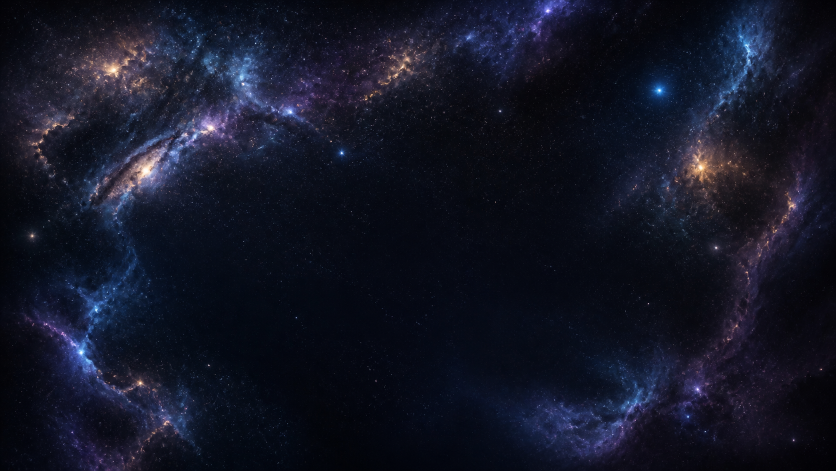
#> input picture assets/new-tab/source-v5/orbit-deep-space-source-v5.png, 1672 x 941 px (shown at 1/2 size)
$ python Build-NewTabV5Assets.py
#> lines starting #> are read from the running program, lines starting #| are printed output that depends on the picture
"""Build deterministic Orbit New Tab v5 raster assets.

The checked-in source PNGs are original project-bound ImageGen outputs. This
builder produces one high-resolution scene base, one compact transparent 2x2
celestial-elements atlas, and two normalized 4x4 stellar animation atlases.
It removes disconnected alpha debris, recenters and radius-normalizes each
photosphere, equalizes whole-star emitted light, and preserves real generated
frame-to-frame plasma/corona variation without synthesizing interpolation.

Requires Pillow. Run from the repository root:
    python scripts/Build-NewTabV5Assets.py
"""

from __future__ import annotations

from collections import deque
from pathlib import Path

from PIL import Image, ImageEnhance, ImageFilter


ROOT = Path(__file__).resolve().parents[1]
ASSET_ROOT = ROOT / "assets" / "new-tab"
SOURCE_ROOT = ASSET_ROOT / "source-v5"

SCENE_OUTPUT_SIZE = (2560, 1440)
ELEMENT_CELL_SIZE = 512
ELEMENT_MARGIN = 44
SOLAR_COLUMNS = 4
SOLAR_ROWS = 4
SOLAR_FRAME_SIZE = 256
SOLAR_CENTER = SOLAR_FRAME_SIZE / 2
SOLAR_PHOTOSPHERE_RADIUS = 74.0
SOLAR_MARGIN = 7
ALPHA_COMPONENT_THRESHOLD = 6

ELEMENT_SOURCES = (
    "orbit-comet-source-v5.png",
    "orbit-planet-source-v5.png",
    "orbit-galaxy-wave-source-v5.png",
    "orbit-star-glints-source-v5.png",
)


def largest_alpha_component(image: Image.Image) -> Image.Image:
    """Keep one coherent visible component and clear invisible RGB garbage."""
    rgba = image.convert("RGBA")
    alpha = rgba.getchannel("A")
    width, height = rgba.size
    pixels = alpha.load()
    visited = bytearray(width * height)
    largest: list[int] = []

    for y in range(height):
        for x in range(width):
            index = y * width + x
            if visited[index] or pixels[x, y] < ALPHA_COMPONENT_THRESHOLD:
                continue

            component: list[int] = []
            pending = deque([index])
            visited[index] = 1
            while pending:
                current = pending.popleft()
                component.append(current)
                px = current % width
                py = current // width
                for nx, ny in ((px - 1, py), (px + 1, py), (px, py - 1), (px, py + 1)):
                    if nx < 0 or nx >= width or ny < 0 or ny >= height:
                        continue
                    candidate = ny * width + nx
                    if visited[candidate] or pixels[nx, ny] < ALPHA_COMPONENT_THRESHOLD:
                        continue
                    visited[candidate] = 1
                    pending.append(candidate)

            if len(component) > len(largest):
                largest = component

    if not largest:
        raise ValueError("A source image had no connected alpha component.")

    keep = bytearray(width * height)
    for index in largest:
        keep[index] = 1
    source_pixels = rgba.load()
    for y in range(height):
        row = y * width
        for x in range(width):
            red, green, blue, original_alpha = source_pixels[x, y]
            if not keep[row + x]:
                source_pixels[x, y] = (0, 0, 0, 0)
            elif original_alpha < ALPHA_COMPONENT_THRESHOLD:
                source_pixels[x, y] = (0, 0, 0, 0)
            else:
                source_pixels[x, y] = (red, green, blue, original_alpha)
    return rgba


def fit_component(image: Image.Image, cell_size: int, margin: int) -> Image.Image:
    cleaned = largest_alpha_component(image)
    bounds = cleaned.getchannel("A").getbbox()
    if bounds is None:
        raise ValueError("A cleaned element became fully transparent.")
    cropped = cleaned.crop(bounds)
    available = cell_size - (margin * 2)
    scale = min(available / cropped.width, available / cropped.height)
    size = (max(1, round(cropped.width * scale)), max(1, round(cropped.height * scale)))
    resized = cropped.resize(size, Image.Resampling.LANCZOS)
    output = Image.new("RGBA", (cell_size, cell_size), (0, 0, 0, 0))
    output.alpha_composite(resized, ((cell_size - size[0]) // 2, (cell_size - size[1]) // 2))
    return largest_alpha_component(output)


def source_cell(source: Image.Image, index: int) -> Image.Image:
    column = index % SOLAR_COLUMNS
    row = index // SOLAR_COLUMNS
    x0 = round(column * source.width / SOLAR_COLUMNS)
    x1 = round((column + 1) * source.width / SOLAR_COLUMNS)
    y0 = round(row * source.height / SOLAR_ROWS)
    y1 = round((row + 1) * source.height / SOLAR_ROWS)
    return source.crop((x0, y0, x1, y1))


def detect_photosphere(frame: Image.Image) -> tuple[float, float, float]:
    weighted_points: list[tuple[float, float, float]] = []
    for index, (red, green, blue, alpha) in enumerate(frame.get_flattened_data()):
        luminance = 0.2126 * red + 0.7152 * green + 0.0722 * blue
        if alpha < 92 or luminance < 96:
            continue
        weight = alpha * luminance
        weighted_points.append((index % frame.width, index // frame.width, weight))
    if not weighted_points:
        raise ValueError("Could not detect a stellar photosphere.")

    total_weight = sum(point[2] for point in weighted_points)
    center_x = sum(point[0] * point[2] for point in weighted_points) / total_weight
    center_y = sum(point[1] * point[2] for point in weighted_points) / total_weight
    distances = sorted(
        (((x - center_x) ** 2 + (y - center_y) ** 2) ** 0.5, weight)
        for x, y, weight in weighted_points
    )
    accumulated = 0.0
    for distance, weight in distances:
        accumulated += weight
        if accumulated >= total_weight * 0.80:
            return center_x, center_y, distance
    raise ValueError("Could not measure a stellar photosphere radius.")


def normalize_solar_frame(source_frame: Image.Image) -> Image.Image:
    cleaned = largest_alpha_component(source_frame)
    center_x, center_y, radius = detect_photosphere(cleaned)
    scale = SOLAR_PHOTOSPHERE_RADIUS / radius
    resized = cleaned.resize(
        (max(1, round(cleaned.width * scale)), max(1, round(cleaned.height * scale))),
        Image.Resampling.LANCZOS,
    )
    target = Image.new("RGBA", (SOLAR_FRAME_SIZE, SOLAR_FRAME_SIZE), (0, 0, 0, 0))
    target.alpha_composite(
        resized,
        (
            round(SOLAR_CENTER - center_x * scale),
            round(SOLAR_CENTER - center_y * scale),
        ),
    )
    target = largest_alpha_component(target)
    bounds = target.getchannel("A").getbbox()
    if bounds is None:
        raise ValueError("A normalized stellar frame became transparent.")
    if (
        bounds[0] < SOLAR_MARGIN
        or bounds[1] < SOLAR_MARGIN
        or bounds[2] > SOLAR_FRAME_SIZE - SOLAR_MARGIN
        or bounds[3] > SOLAR_FRAME_SIZE - SOLAR_MARGIN
    ):
        # Preserve the generated flare shape while guaranteeing a transparent
        # safety ring. The photosphere remains centered and the same scale
        # adjustment is applied to every pixel in this one source frame.
        target = fit_component(target, SOLAR_FRAME_SIZE, SOLAR_MARGIN + 2)
    return target


def integrated_luminance(frame: Image.Image) -> float:
    total = 0.0
    for red, green, blue, alpha in frame.get_flattened_data():
        total += (0.2126 * red + 0.7152 * green + 0.0722 * blue) * alpha
    if total <= 0:
        raise ValueError("A stellar frame had no emitted light.")
    return total


def equalize_luminance(frames: list[Image.Image]) -> list[Image.Image]:
    values = [integrated_luminance(frame) for frame in frames]
    target = min(values)
    output: list[Image.Image] = []
    for frame, value in zip(frames, values, strict=True):
        factor = max(0.72, min(1.0, target / value))
        adjusted = ImageEnhance.Brightness(frame).enhance(factor)
        correction = max(0.97, min(1.0, target / integrated_luminance(adjusted)))
        output.append(ImageEnhance.Brightness(adjusted).enhance(correction))
    return output


def build_scene() -> None:
    source = Image.open(SOURCE_ROOT / "orbit-deep-space-source-v5.png").convert("RGB")
#> source is the input picture: PIL image 1672x941 RGB; mean R, G, B 19.3, 21.9, 37.5
    output = source.resize(SCENE_OUTPUT_SIZE, Image.Resampling.LANCZOS)
    output = output.filter(ImageFilter.UnsharpMask(radius=1.0, percent=24, threshold=3))
    path = ASSET_ROOT / "orbit-deep-space-base-v5.png"
    output.save(path, format="PNG", optimize=True)
    print(path.relative_to(ROOT))


def build_element_atlas() -> None:
    atlas = Image.new(
        "RGBA",
        (ELEMENT_CELL_SIZE * 2, ELEMENT_CELL_SIZE * 2),
        (0, 0, 0, 0),
    )
#> atlas: PIL image 1024x1024 RGBA; every value is 0
    for index, source_name in enumerate(ELEMENT_SOURCES):
        source = Image.open(SOURCE_ROOT / source_name).convert("RGBA")
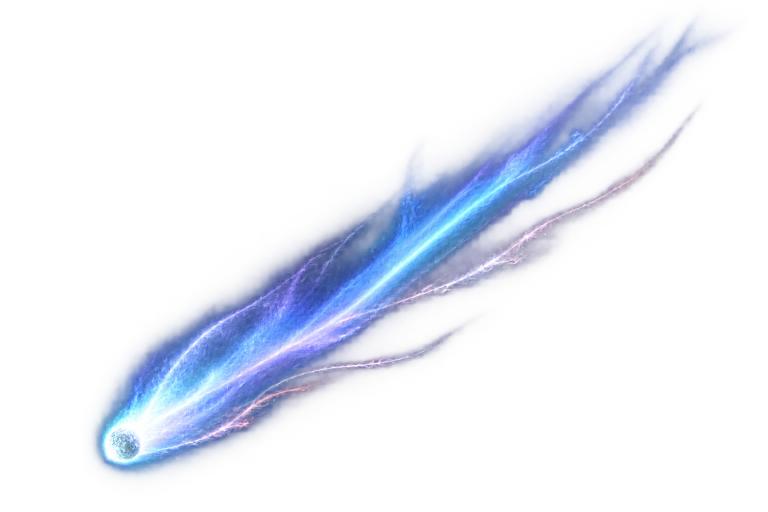
#> input picture assets/new-tab/source-v5/orbit-comet-source-v5.png, 1536 x 1024 px (shown at 1/2 size)
#> source is the input picture: PIL image 1536x1024 RGBA; mean R, G, B, A 33.7, 41.5, 65.1, 38
        element = fit_component(source, ELEMENT_CELL_SIZE, ELEMENT_MARGIN)
#> in largest_alpha_component, `alpha = rgba.getchannel("A")`:
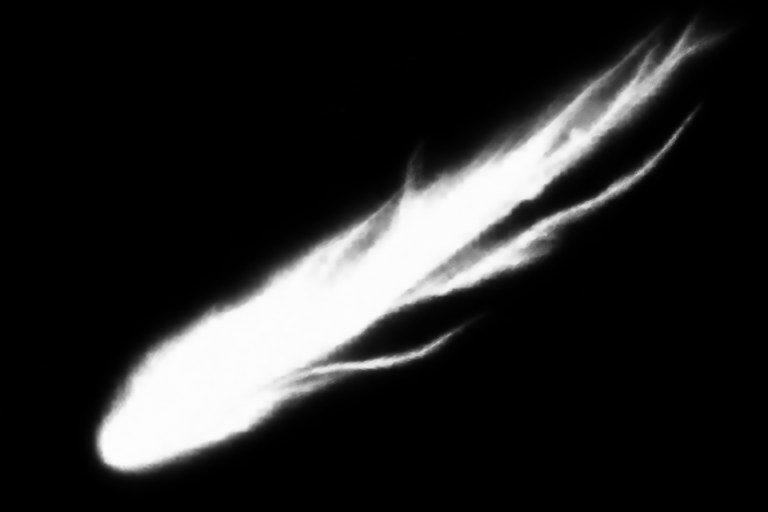
#> alpha: PIL image 1536x1024 L (shown at 1/2 size); min 0, max 254, mean 38
#> in fit_component, `bounds = cleaned.getchannel("A").getbbox()`: bounds = (172, 20, 1474, 970)
#> in fit_component, `resized = cropped.resize(size, Image.Resampling.LANCZOS)`:
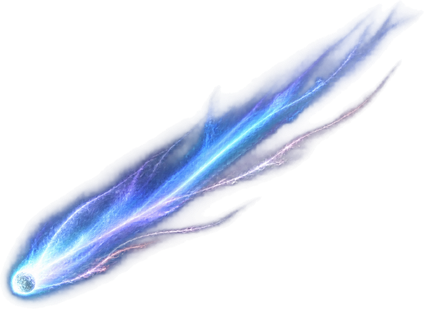
#> resized: PIL image 424x309 RGBA; mean R, G, B, A 31.7, 39.1, 59.2, 48.1; transparent parts drawn white
#> in fit_component, `output = Image.new("RGBA", (cell_size, cell_size), (0, 0, 0, 0))`: output: PIL image 512x512 RGBA; every value is 0
        atlas.alpha_composite(
            element,
            ((index % 2) * ELEMENT_CELL_SIZE, (index // 2) * ELEMENT_CELL_SIZE),
        )
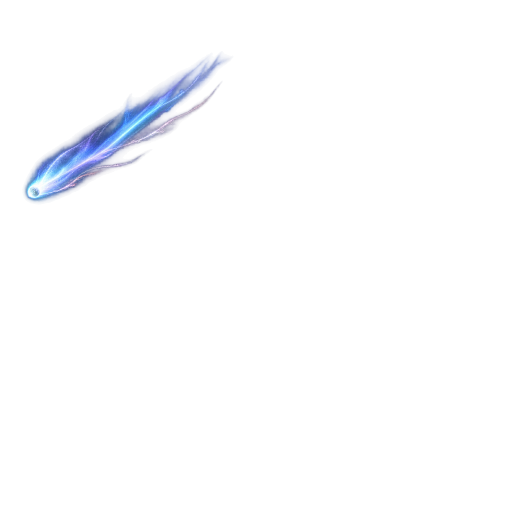
#> atlas: PIL image 1024x1024 RGBA (shown at 1/2 size); mean R, G, B, A 3.9, 4.8, 7.2, 6; transparent parts drawn white
#> pass 2 of the loop in build_element_atlas, `for index, source_name in enumerate(ELEMENT_SOURCES):`:
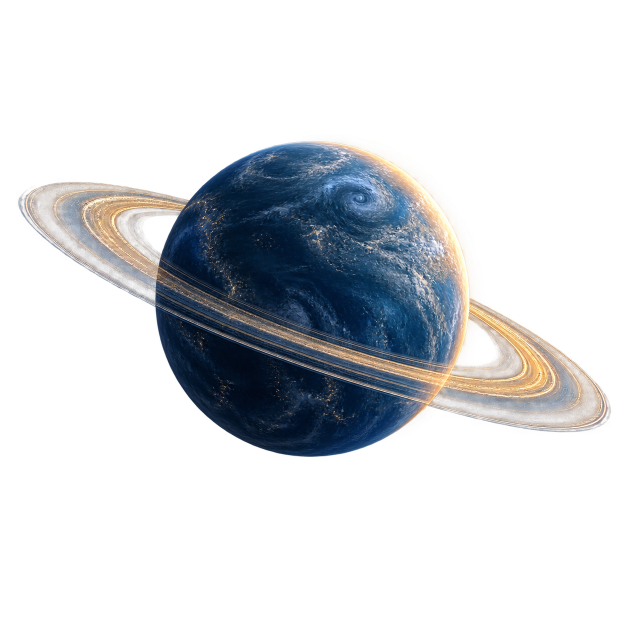
#> input picture assets/new-tab/source-v5/orbit-planet-source-v5.png, 1254 x 1254 px (shown at 1/2 size)
#> in build_element_atlas, source is the input picture: PIL image 1254x1254 RGBA; mean R, G, B, A 24.7, 26.8, 28.8, 60.1
#> in largest_alpha_component (call 3), `alpha = rgba.getchannel("A")`:
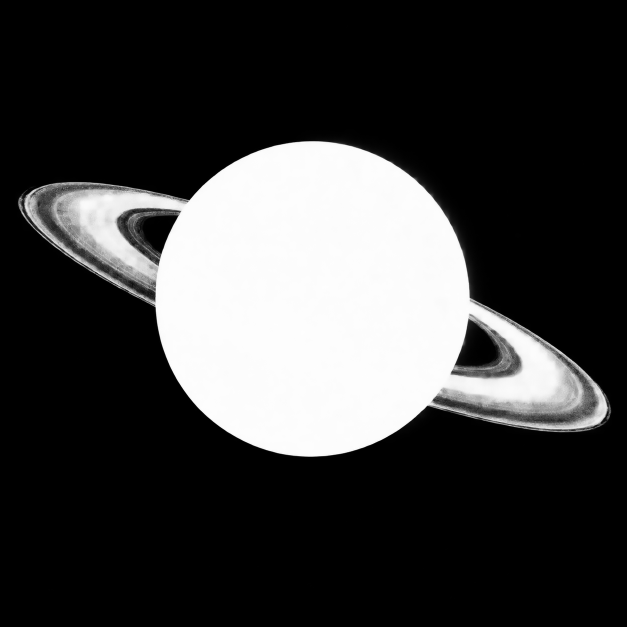
#> alpha: PIL image 1254x1254 L (shown at 1/2 size); min 0, max 255, mean 60.1
#> cropped: PIL image 1188x639 RGBA
#> resized: PIL image 424x228 RGBA
#> alpha: PIL image 512x512 L
#> in build_element_atlas, `atlas.alpha_composite( element, ((index % 2) * ELEMENT_CELL_SIZE, (ind..`:
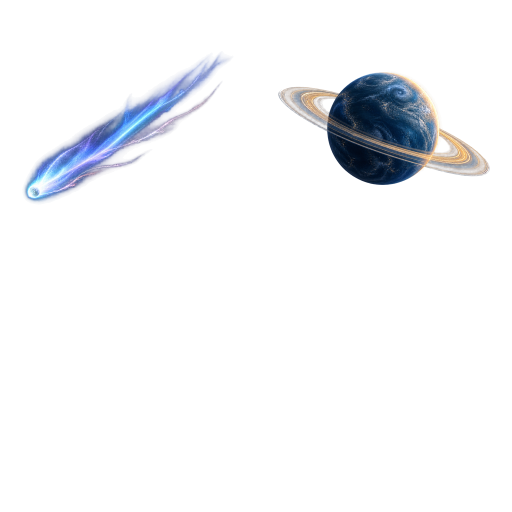
#> atlas: PIL image 1024x1024 RGBA (shown at 1/2 size); mean R, G, B, A 8.2, 9.5, 12.5, 17.5; transparent parts drawn white
#> pass 3 of the loop in build_element_atlas, `for index, source_name in enumerate(ELEMENT_SOURCES):`:
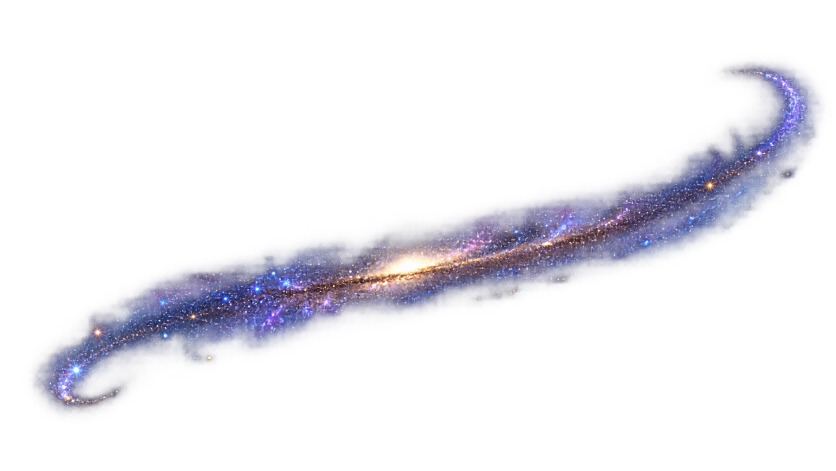
#> input picture assets/new-tab/source-v5/orbit-galaxy-wave-source-v5.png, 1672 x 941 px (shown at 1/2 size)
#> in build_element_atlas, source is the input picture: PIL image 1672x941 RGBA; mean R, G, B, A 17.6, 16.9, 26.8, 28.7
#> in largest_alpha_component (call 5), `alpha = rgba.getchannel("A")`:
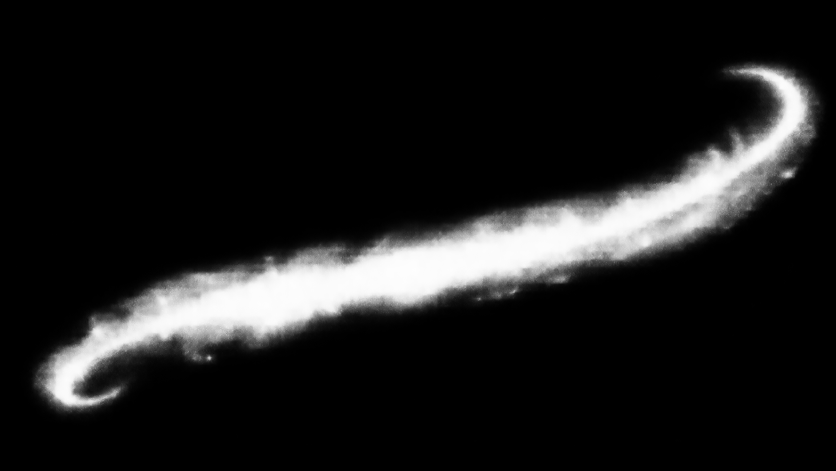
#> alpha: PIL image 1672x941 L (shown at 1/2 size); min 0, max 254, mean 28.7
#> cropped: PIL image 1596x724 RGBA
#> resized: PIL image 424x192 RGBA
#> alpha: PIL image 512x512 L
#> in build_element_atlas, `atlas.alpha_composite( element, ((index % 2) * ELEMENT_CELL_SIZE, (ind..`:
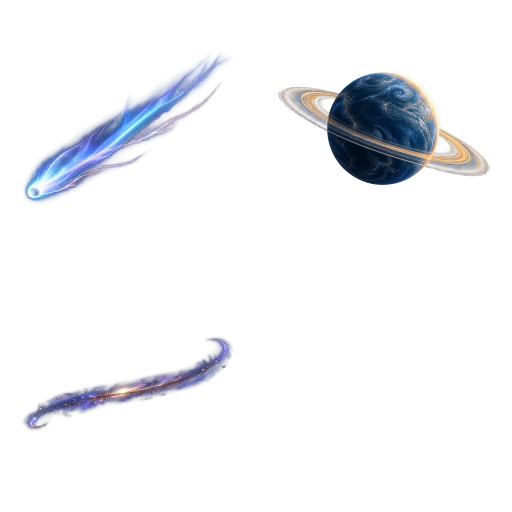
#> atlas: PIL image 1024x1024 RGBA (shown at 1/2 size); mean R, G, B, A 9.9, 11.2, 15.1, 20.5; transparent parts drawn white
#> the loop made 4 passes; the first 3 are shown
    path = ASSET_ROOT / "orbit-celestial-elements-atlas-v5.png"
    atlas.save(path, format="PNG", optimize=True)
    print(path.relative_to(ROOT))
#| assets/new-tab/orbit-celestial-elements-atlas-v5.png


def build_solar_atlas(source_name: str, output_name: str) -> None:
#> called with source_name = 'favorite-star-solar-source-v5.png', output_name = 'favorite-star-solar-atlas-v5.png'
    source = Image.open(SOURCE_ROOT / source_name).convert("RGBA")
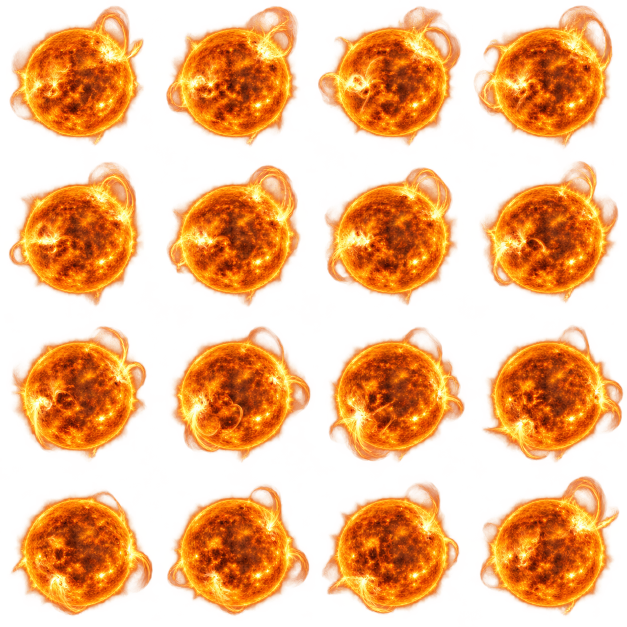
#> input picture assets/new-tab/source-v5/favorite-star-solar-source-v5.png, 1254 x 1254 px (shown at 1/2 size)
#> source is the input picture: PIL image 1254x1254 RGBA; mean R, G, B, A 155.6, 70, 12.7, 117.2
    frames = [normalize_solar_frame(source_cell(source, index)) for index in range(16)]
#> in source_cell, `return source.crop((x0, y0, x1, y1))`:
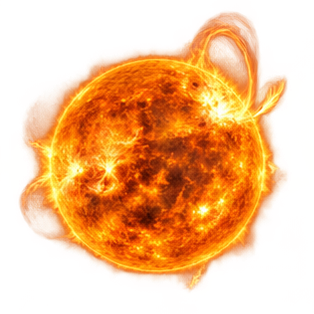
#> returned value: PIL image 314x314 RGBA; mean R, G, B, A 150.2, 74, 12.6, 116.1; transparent parts drawn white
#> in largest_alpha_component (call 9), `alpha = rgba.getchannel("A")`:
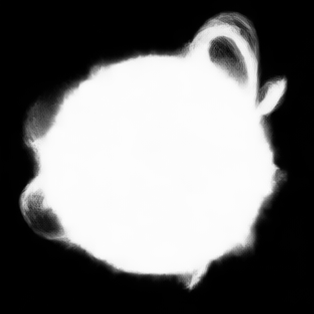
#> alpha: PIL image 314x314 L; min 0, max 254, mean 116.1
#> after the loop in detect_photosphere, `for index, (red, green, blue, alpha) in enumerate(frame.get_flattened_..`: weighted_points = []
    frames = equalize_luminance(frames)
    atlas = Image.new(
        "RGBA",
        (SOLAR_FRAME_SIZE * SOLAR_COLUMNS, SOLAR_FRAME_SIZE * SOLAR_ROWS),
        (0, 0, 0, 0),
    )
    for index, frame in enumerate(frames):
        atlas.alpha_composite(
            frame,
            ((index % SOLAR_COLUMNS) * SOLAR_FRAME_SIZE, (index // SOLAR_COLUMNS) * SOLAR_FRAME_SIZE),
        )
    path = ASSET_ROOT / output_name
    atlas.save(path, format="PNG", optimize=True)
    print(path.relative_to(ROOT))


def main() -> None:
    build_scene()
    build_element_atlas()
    build_solar_atlas("favorite-star-solar-source-v5.png", "favorite-star-solar-atlas-v5.png")
    build_solar_atlas("workspace-star-solar-source-v5.png", "workspace-star-solar-atlas-v5.png")


if __name__ == "__main__":
#> (the run stopped early here; a loop or call above may not have finished)
